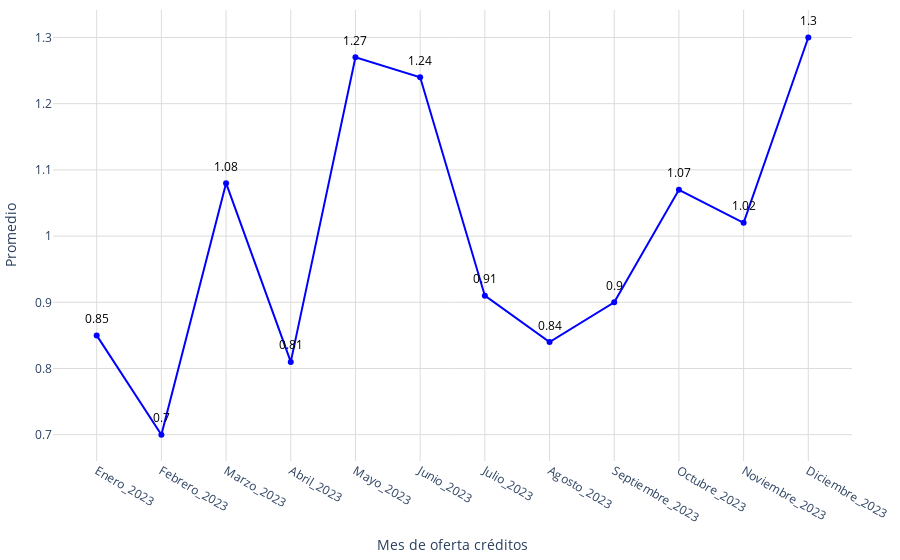

Notebook code cell kept with this figure:
### Code cell
# Obtener los datos
promedio = conteo_2023['promedio_creditos']
meses = conteo_2023['mes']

# Crear figura
fig = go.Figure()
fig.add_trace(go.Scatter(
    x=meses,
    y=promedio,
    mode='markers+lines',
    marker=dict(color='blue'),
))
# Agregar anotaciones para mostrar los valores encima de los puntos
for mes, dia in zip(meses, promedio):
    fig.add_annotation(
        x=mes,
        y=dia,
        text=str(dia),  # Texto que se mostrará (el valor del día)
        showarrow=False,  # No mostrar la flecha
        font=dict(color='black', size=12),  # Estilo del texto
        xshift=0,  # Desplazamiento horizontal del texto
        yshift=17,  # Desplazamiento vertical del texto
        textangle=0  # Ángulo del texto
    )
# Actualizar diseño
fig.update_layout(
    #title='Meses de oferta',
    xaxis_title='Mes de oferta créditos',
    yaxis_title='Promedio',
    xaxis=dict(gridcolor='#dddcda', tickmode='array', tickvals=list(range(len(meses))), ticktext=meses),
    yaxis=dict(gridcolor='#dddcda', gridwidth=1),
    plot_bgcolor='rgba(0,0,0,0)',
    margin=dict(l=10, r=10, t=10, b=10),  # Ajusta los márgenes (left, right, top, bottom)   
)

# Exportar gráfica como archivo HTML
def guardar_grafico_como_html(fig, nombre_archivo, carpeta='assets/graficas'):
    # Crear la carpeta si no existe
    if not os.path.exists(carpeta):
        os.makedirs(carpeta)
    
    # Gráfica como archivo HTML en la carpeta especificada
    pio.write_html(fig, f'{carpeta}/{nombre_archivo}.html')

guardar_grafico_como_html(fig, 'g_scatt_MonthSupply_2023', carpeta='assets/graficas')
fig.show()

### Figure 1 — Plotly figure (JSON) as saved in the notebook; plotly's stock layout.template omitted (floating-point values rounded to 4 significant figures)
{"data": [{"marker": {"color": "blue"}, "mode": "markers+lines", "type": "scatter", "x": ["Enero_2023", "Febrero_2023", "Marzo_2023", "Abril_2023", "Mayo_2023", "Junio_2023", "Julio_2023", "Agosto_2023", "Septiembre_2023", "Octubre_2023", "Noviembre_2023", "Diciembre_2023"], "y": [0.85, 0.7, 1.08, 0.81, 1.27, 1.24, 0.91, 0.84, 0.9, 1.07, 1.02, 1.3]}], "layout": {"annotations": [{"font": {"color": "black", "size": 12}, "showarrow": false, "text": "0.85", "textangle": 0, "x": "Enero_2023", "xshift": 0, "y": 0.85, "yshift": 17}, {"font": {"color": "black", "size": 12}, "showarrow": false, "text": "0.7", "textangle": 0, "x": "Febrero_2023", "xshift": 0, "y": 0.7, "yshift": 17}, {"font": {"color": "black", "size": 12}, "showarrow": false, "text": "1.08", "textangle": 0, "x": "Marzo_2023", "xshift": 0, "y": 1.08, "yshift": 17}, {"font": {"color": "black", "size": 12}, "showarrow": false, "text": "0.81", "textangle": 0, "x": "Abril_2023", "xshift": 0, "y": 0.81, "yshift": 17}, {"font": {"color": "black", "size": 12}, "showarrow": false, "text": "1.27", "textangle": 0, "x": "Mayo_2023", "xshift": 0, "y": 1.27, "yshift": 17}, {"font": {"color": "black", "size": 12}, "showarrow": false, "text": "1.24", "textangle": 0, "x": "Junio_2023", "xshift": 0, "y": 1.24, "yshift": 17}, {"font": {"color": "black", "size": 12}, "showarrow": false, "text": "0.91", "textangle": 0, "x": "Julio_2023", "xshift": 0, "y": 0.91, "yshift": 17}, {"font": {"color": "black", "size": 12}, "showarrow": false, "text": "0.84", "textangle": 0, "x": "Agosto_2023", "xshift": 0, "y": 0.84, "yshift": 17}, {"font": {"color": "black", "size": 12}, "showarrow": false, "text": "0.9", "textangle": 0, "x": "Septiembre_2023", "xshift": 0, "y": 0.9, "yshift": 17}, {"font": {"color": "black", "size": 12}, "showarrow": false, "text": "1.07", "textangle": 0, "x": "Octubre_2023", "xshift": 0, "y": 1.07, "yshift": 17}, {"font": {"color": "black", "size": 12}, "showarrow": false, "text": "1.02", "textangle": 0, "x": "Noviembre_2023", "xshift": 0, "y": 1.02, "yshift": 17}, {"font": {"color": "black", "size": 12}, "showarrow": false, "text": "1.3", "textangle": 0, "x": "Diciembre_2023", "xshift": 0, "y": 1.3, "yshift": 17}], "margin": {"b": 10, "l": 10, "r": 10, "t": 10}, "plot_bgcolor": "rgba(0,0,0,0)", "xaxis": {"gridcolor": "#dddcda", "tickmode": "array", "ticktext": ["Enero_2023", "Febrero_2023", "Marzo_2023", "Abril_2023", "Mayo_2023", "Junio_2023", "Julio_2023", "Agosto_2023", "Septiembre_2023", "Octubre_2023", "Noviembre_2023", "Diciembre_2023"], "tickvals": [0, 1, 2, 3, 4, 5, 6, 7, 8, 9, 10, 11], "title": {"text": "Mes de oferta créditos"}}, "yaxis": {"gridcolor": "#dddcda", "gridwidth": 1, "title": {"text": "Promedio"}}}}
